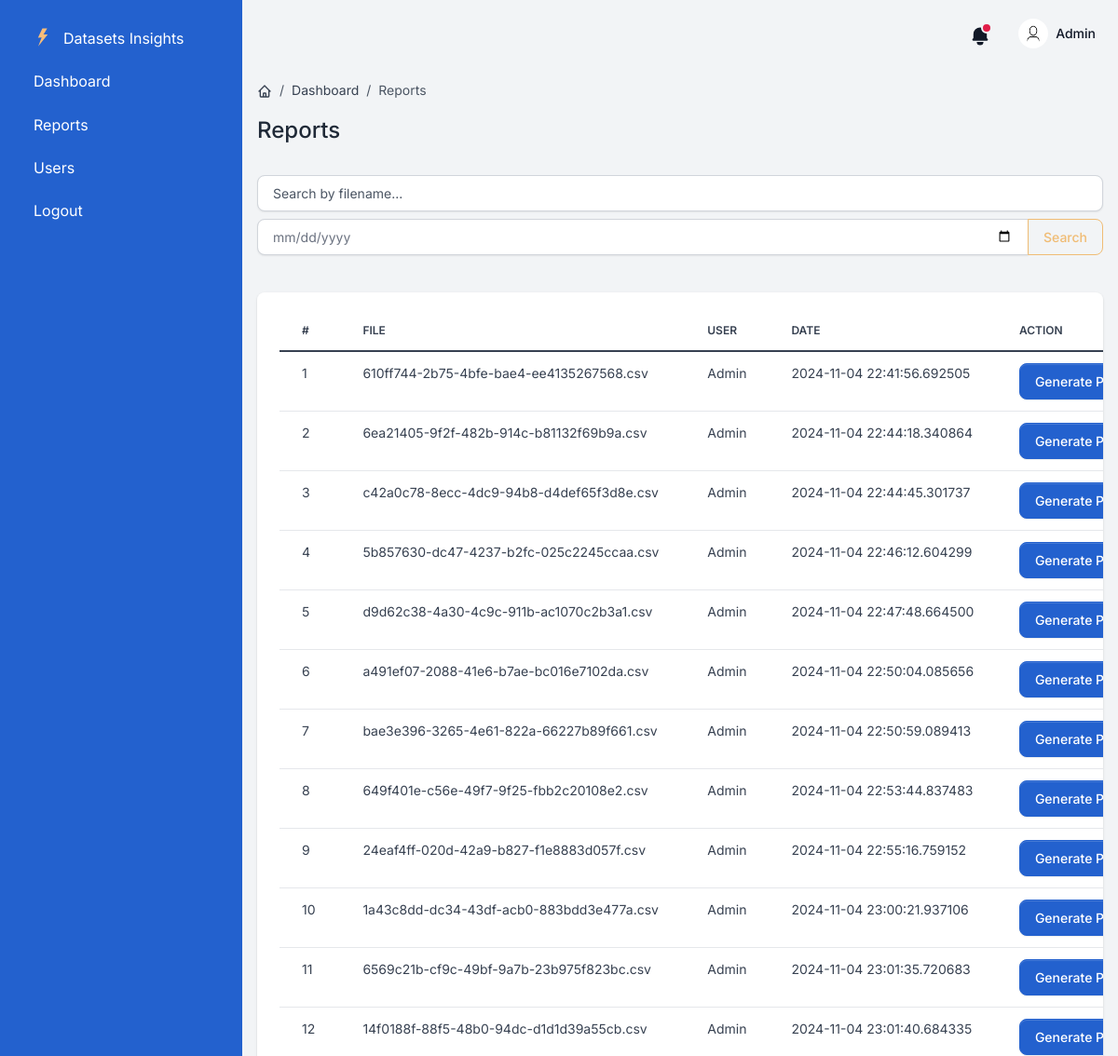
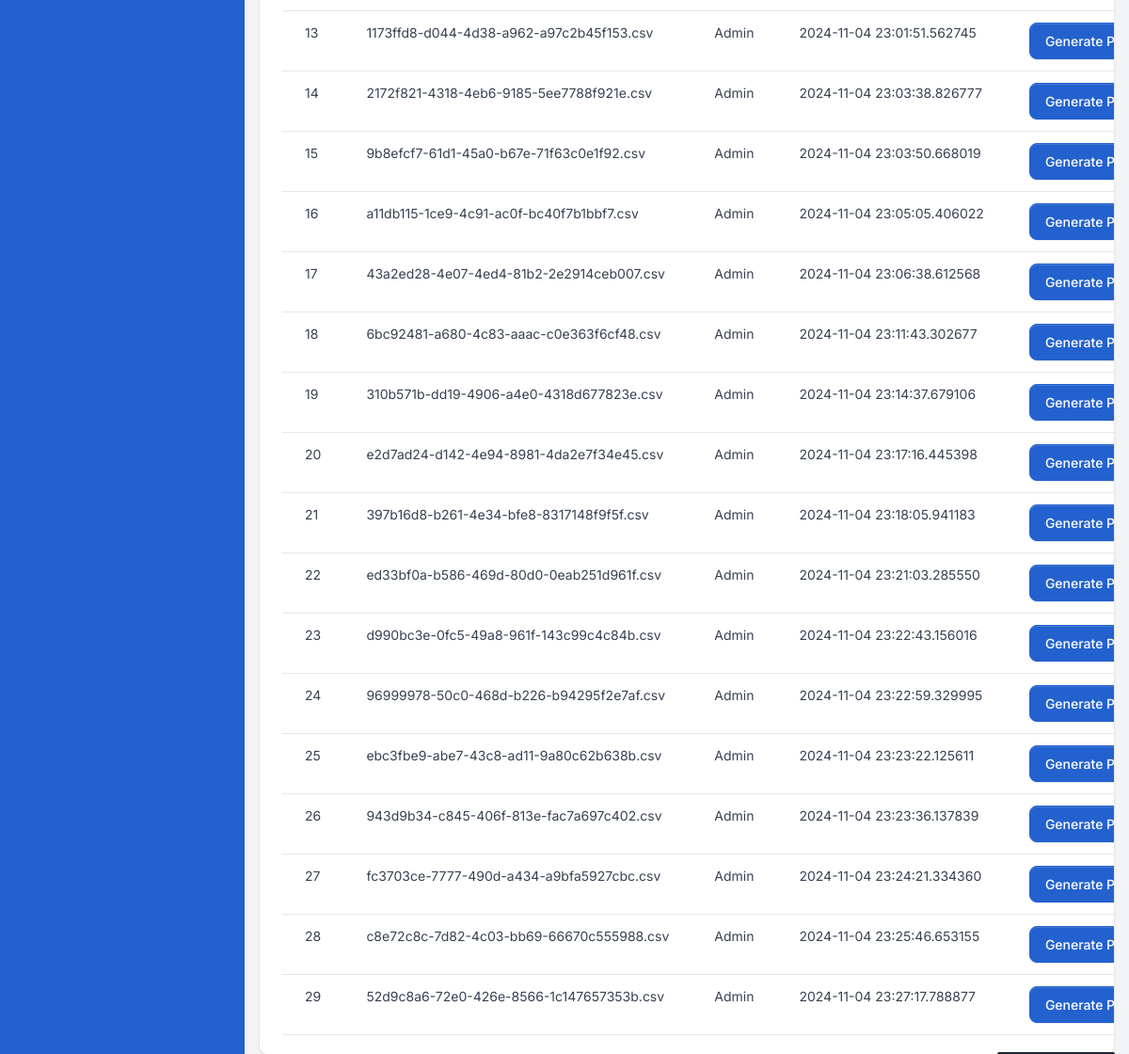
The app's page /reports (signed in), older data (2 pictures, top to bottom).
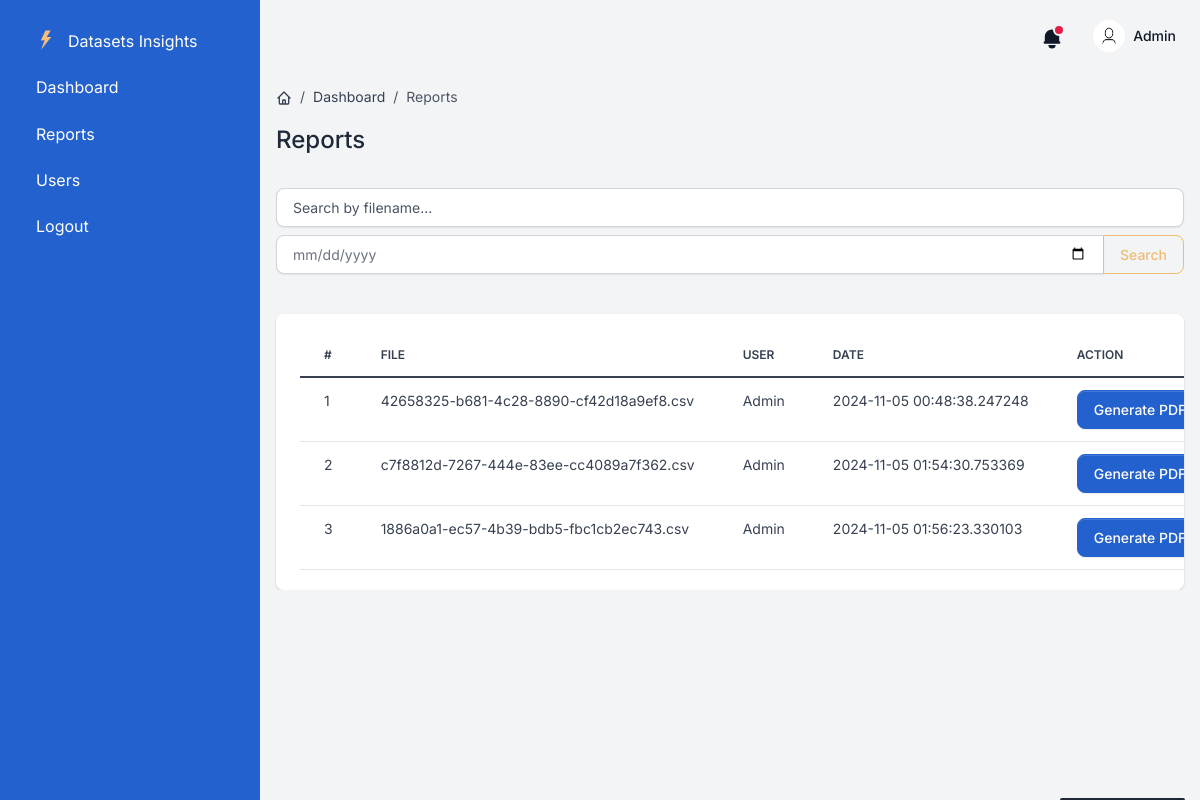
The same page, newer data.
### app/models.py (models this page shows, shortened)
class User(UserMixin, db.Model):
    id = db.Column(db.Integer, primary_key=True)
    email = db.Column(db.String(100), unique=True)
    password = db.Column(db.String(100))
    name = db.Column(db.String(100))
    role = db.Column(db.Integer)

class File(db.Model):
    id = db.Column(db.Integer, primary_key=True)
    user_id = db.Column(db.Integer)
    filename = db.Column(db.String(200))
    size = db.Column(db.String(100))
    created_at = db.Column(db.DateTime(timezone=True), default=datetime.datetime.now)

### app/report.py (the view)
@reports_bp.route('/reports', methods=['GET'])
@login_required
def reports():
    search_query = request.args.get('search', '').strip()
    date_query = request.args.get('date', '').strip()
    query = db.session.query(File.id, File.filename, User.name, File.created_at).join(User, File.user_id == User.id)
    if search_query:
        query = query.filter(File.filename.ilike(f"%{search_query}%"))
    if date_query:
        try:
            date_obj = datetime.strptime(date_query, '%Y-%m-%d').date()
            query = query.filter(db.func.date(File.created_at) == date_obj)
        except ValueError:
            flash("Invalid date format. Please use YYYY-MM-DD.", "error")
    datasets = query.all()
    return render_template('reports.html', datasets=datasets, search_query=search_query, date_query=date_query)

### app/templates/reports.html (shortened to what this page needs)
{% extends "base.html" %}
{% block content %}
    <div class="d-flex justify-content-between flex-wrap flex-md-nowrap align-items-center py-4">
        <div class="d-block mb-4 mb-md-0">
            <nav aria-label="breadcrumb" class="d-none d-md-inline-block">
                <ol class="breadcrumb breadcrumb-dark breadcrumb-transparent">
                    <li class="breadcrumb-item">
                        <a href="{{ url_for('dashboard.dashboard') }}">
                        </a>
                    </li>
                    <li class="breadcrumb-item"><a href="{{ url_for('dashboard.dashboard') }}">Dashboard</a></li>
                    <li class="breadcrumb-item active" aria-current="page">Reports</li>
                </ol>
            </nav>
            <h2 class="h4">Reports</h2>
        </div>
    </div>
    <div class="table-settings mb-4">
        <form method="GET" action="{{ url_for('reports.reports') }}" class="mb-3">
            <div class="input-group mb-2">
                <input type="text" class="form-control" name="search" placeholder="Search by filename..."
                       value="{{ search_query }}">
            </div>
            <div class="input-group mb-3">
                <input type="date" class="form-control" name="date" placeholder="Search by date..."
                       value="{{ date_query }}">
                <button class="btn btn-outline-secondary" type="submit">Search</button>
            </div>
        </form>
    </div>
    <div class="card card-body border-0 shadow table-wrapper table-responsive">
        <table class="table table-hover">
            <thead>
                <tr>
                    <th class="border-gray-200">#</th>
                    <th class="border-gray-200">File</th>
                    <th class="border-gray-200">User</th>
                    <th class="border-gray-200">Date</th>
                    <th class="border-gray-200">Action</th>
                </tr>
            </thead>
            <tbody>
                {% for dt in datasets %}
                    <tr>
                        <td>{{ dt.id }}</td>
                        <td>{{ dt.filename }}</td>
                        <td>{{ dt.name }}</td>
                        <td>{{ dt.created_at }}</td>
                        <td>
                            <a href="{{ url_for('reports.generate_pdf', id=dt.id) }}" class="btn btn-info">Generate PDF</a>
                        </td>
                    </tr>
                {% endfor %}
            </tbody>
        </table>
    </div>
{% endblock %}

### app/templates/base.html (shortened to what this page needs)
<!DOCTYPE html>
<html lang="en">
    <head>
        <link type="text/css" href="{{ url_for('static', filename='vendor/sweetalert2/dist/sweetalert2.min.css')}}" rel="stylesheet">
        <link type="text/css" href="{{ url_for('static', filename='vendor/notyf/notyf.min.css')}}" rel="stylesheet">
        <link type="text/css" href="{{ url_for('static', filename='css/volt.css')}}" rel="stylesheet">
    </head>
<body>
    <nav id="sidebarMenu" class="sidebar d-lg-block bg-info text-white collapse" data-simplebar>
        <div class="sidebar-inner px-4 pt-3">
            <ul class="nav flex-column pt-3 pt-md-0">
                <li class="nav-item">
                    <a href="{{ url_for('dashboard.dashboard') }}" class="nav-link d-flex align-items-center">
                    <span class="sidebar-icon">
                        <img src="{{ url_for('static', filename='assets/img/brand/light.svg') }}" height="20" width="20" alt="Volt Logo">
                    </span>
                    <span class="mt-1 ms-1 sidebar-text">Datasets Insights</span>
                    </a>
                </li>
                <li class="nav-item">
                    <a href="{{ url_for('dashboard.dashboard') }}" class="nav-link">
                        <span class="sidebar-text">Dashboard</span>
                    </a>
                </li>
                <li class="nav-item">
                    <a href="{{ url_for('reports.reports') }}" class="nav-link">
                        <span class="sidebar-text">Reports</span>
                    </a>
                </li>
                <li class="nav-item">
                    <a href="{{ url_for('users.users') }}" class="nav-link">
                        <span class="sidebar-text">Users</span>
                    </a>
                </li>
                <li class="nav-item">
                    <a href="{{ url_for('auth.logout') }}" class="nav-link">
                        <span class="sidebar-text">Logout</span>
                    </a>
                </li>
            </ul>
        </div>
    </nav>
        <main class="content">
            <nav class="navbar navbar-top navbar-expand navbar-dashboard navbar-dark ps-0 pe-2 pb-0">
                <div class="container-fluid px-0">
                    <div class="d-flex justify-content-between w-100" id="navbarSupportedContent">
                        <ul class="navbar-nav align-items-center">
                            <li class="nav-item dropdown">
                                <a class="nav-link text-dark notification-bell unread dropdown-toggle" data-unread-notifications="true" href="#" role="button" data-bs-toggle="dropdown" data-bs-display="static" aria-expanded="false">
                                    <svg class="icon icon-sm text-gray-900" fill="currentColor" viewBox="0 0 20 20" xmlns="http://www.w3.org/2000/svg"><path d="M10 2a6 6 0 00-6 6v3.586l-.707.707A1 1 0 004 14h12a1 1 0 00.707-1.707L16 11.586V8a6 6 0 00-6-6zM10 18a3 3 0 01-3-3h6a3 3 0 01-3 3z"></path></svg>
                                </a>
                            </li>
                            <li class="nav-item dropdown ms-lg-3">
                                <a class="nav-link dropdown-toggle pt-1 px-0" href="#" role="button" data-bs-toggle="dropdown" aria-expanded="false">
                                    <div class="media d-flex align-items-center">
                                        <img class="avatar rounded-circle" alt="Image placeholder" src="{{ url_for('static', filename='images/user-icon.jpg') }}">
                                        <div class="media-body ms-2 text-dark align-items-center d-none d-lg-block">
                                            <span class="mb-0 font-small fw-bold text-gray-900">{{ current_user.name }}</span>
                                        </div>
                                    </div>
                                </a>
                            </li>
                        </ul>
                    </div>
                </div>
            </nav>
            {% block content %}
            {% endblock %}
        </main>
</body>
</html>

Row changes from the older to the newer data that the page shows:
removed File: id "1", filename "610ff744-2b75-4bfe-bae4-ee4135267568.csv", name "Admin", created_at "2024-11-04 22:41:56.692505"
removed File: id "4", filename "5b857630-dc47-4237-b2fc-025c2245ccaa.csv", name "Admin", created_at "2024-11-04 22:46:12.604299"
removed File: id "5", filename "d9d62c38-4a30-4c9c-911b-ac1070c2b3a1.csv", name "Admin", created_at "2024-11-04 22:47:48.664500"
removed File: id "6", filename "a491ef07-2088-41e6-b7ae-bc016e7102da.csv", name "Admin", created_at "2024-11-04 22:50:04.085656"
removed File: id "7", filename "bae3e396-3265-4e61-822a-66227b89f661.csv", name "Admin", created_at "2024-11-04 22:50:59.089413"
removed File: id "8", filename "649f401e-c56e-49f7-9f25-fbb2c20108e2.csv", name "Admin", created_at "2024-11-04 22:53:44.837483"
removed File: id "9", filename "24eaf4ff-020d-42a9-b827-f1e8883d057f.csv", name "Admin", created_at "2024-11-04 22:55:16.759152"
removed File: id "10", filename "1a43c8dd-dc34-43df-acb0-883bdd3e477a.csv", name "Admin", created_at "2024-11-04 23:00:21.937106"
removed File: id "11", filename "6569c21b-cf9c-49bf-9a7b-23b975f823bc.csv", name "Admin", created_at "2024-11-04 23:01:35.720683"
removed File: id "12", filename "14f0188f-88f5-48b0-94dc-d1d1d39a55cb.csv", name "Admin", created_at "2024-11-04 23:01:40.684335"
removed File: id "13", filename "1173ffd8-d044-4d38-a962-a97c2b45f153.csv", name "Admin", created_at "2024-11-04 23:01:51.562745"
removed File: id "14", filename "2172f821-4318-4eb6-9185-5ee7788f921e.csv", name "Admin", created_at "2024-11-04 23:03:38.826777"
removed File: id "15", filename "9b8efcf7-61d1-45a0-b67e-71f63c0e1f92.csv", name "Admin", created_at "2024-11-04 23:03:50.668019"
removed File: id "16", filename "a11db115-1ce9-4c91-ac0f-bc40f7b1bbf7.csv", name "Admin", created_at "2024-11-04 23:05:05.406022"
removed File: id "17", filename "43a2ed28-4e07-4ed4-81b2-2e2914ceb007.csv", name "Admin", created_at "2024-11-04 23:06:38.612568"
removed File: id "18", filename "6bc92481-a680-4c83-aaac-c0e363f6cf48.csv", name "Admin", created_at "2024-11-04 23:11:43.302677"
removed File: id "19", filename "310b571b-dd19-4906-a4e0-4318d677823e.csv", name "Admin", created_at "2024-11-04 23:14:37.679106"
removed File: id "20", filename "e2d7ad24-d142-4e94-8981-4da2e7f34e45.csv", name "Admin", created_at "2024-11-04 23:17:16.445398"
removed File: id "21", filename "397b16d8-b261-4e34-bfe8-8317148f9f5f.csv", name "Admin", created_at "2024-11-04 23:18:05.941183"
removed File: id "22", filename "ed33bf0a-b586-469d-80d0-0eab251d961f.csv", name "Admin", created_at "2024-11-04 23:21:03.285550"
removed File: id "23", filename "d990bc3e-0fc5-49a8-961f-143c99c4c84b.csv", name "Admin", created_at "2024-11-04 23:22:43.156016"
removed File: id "24", filename "96999978-50c0-468d-b226-b94295f2e7af.csv", name "Admin", created_at "2024-11-04 23:22:59.329995"
removed File: id "25", filename "ebc3fbe9-abe7-43c8-ad11-9a80c62b638b.csv", name "Admin", created_at "2024-11-04 23:23:22.125611"
removed File: id "26", filename "943d9b34-c845-406f-813e-fac7a697c402.csv", name "Admin", created_at "2024-11-04 23:23:36.137839"
removed File: id "27", filename "fc3703ce-7777-490d-a434-a9bfa5927cbc.csv", name "Admin", created_at "2024-11-04 23:24:21.334360"
removed File: id "28", filename "c8e72c8c-7d82-4c03-bb69-66670c555988.csv", name "Admin", created_at "2024-11-04 23:25:46.653155"
removed File: id "29", filename "52d9c8a6-72e0-426e-8566-1c147657353b.csv", name "Admin", created_at "2024-11-04 23:27:17.788877"
added File: id "1", filename "42658325-b681-4c28-8890-cf42d18a9ef8.csv", name "Admin", created_at "2024-11-05 00:48:38.247248"
changed File id 2: filename "6ea21405-9f2f-482b-914c-b81132f69b9a.csv" → "c7f8812d-7267-444e-83ee-cc4089a7f362.csv"; created_at "2024-11-04 22:44:18.340864" → "2024-11-05 01:54:30.753369"
changed File id 3: filename "c42a0c78-8ecc-4dc9-94b8-d4def65f3d8e.csv" → "1886a0a1-ec57-4b39-bdb5-fbc1cb2ec743.csv"; created_at "2024-11-04 22:44:45.301737" → "2024-11-05 01:56:23.330103"
